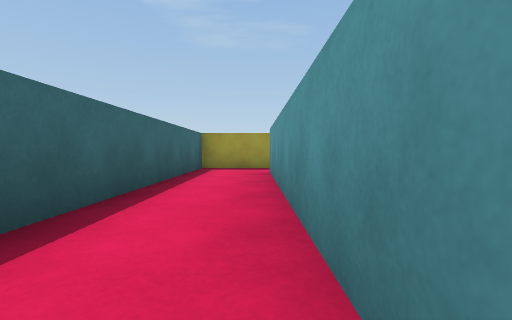
[1] (above)

16 first-person views from a walk through a 3-D level made in the Unity game engine. The camera is 0.51 m above the floor, tilts 2° down and sees 85° across. The floor is counted in squares, 1 m on a side. Each view is taken from the middle of a square. On the plan, view 1 faces up. The plan holds only what a view shows up to about 9 squares ahead; the rest is blank. The player character is not drawn.

[2]
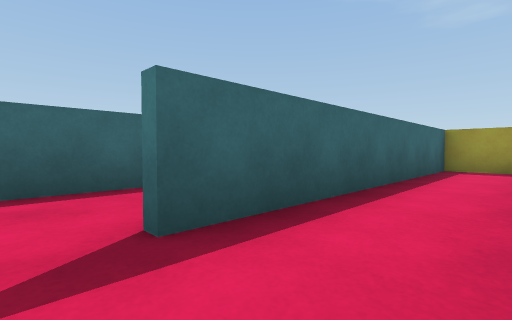

[3]
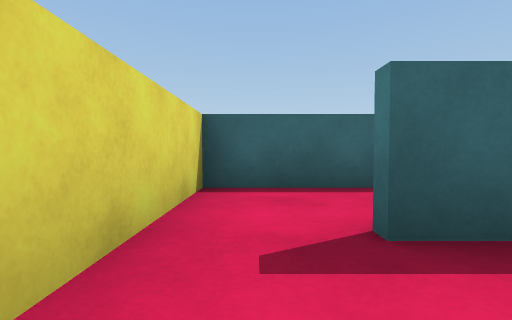

[4]
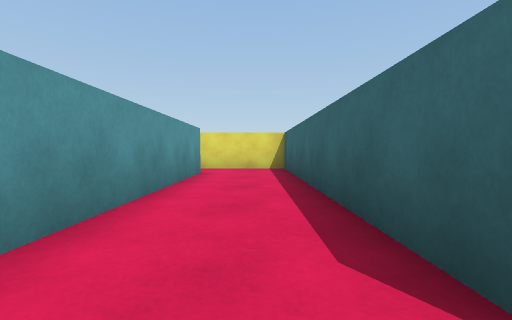

[5]
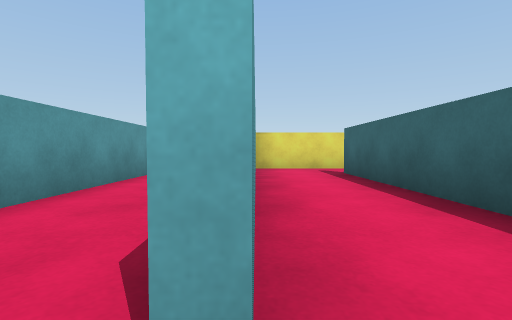

[6]
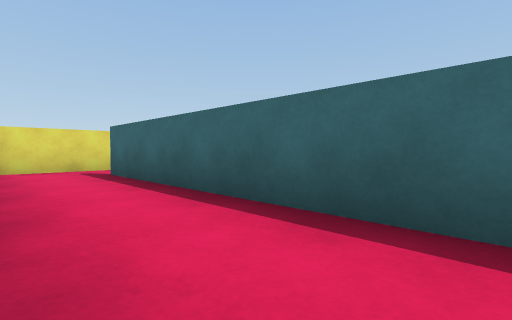

[7]
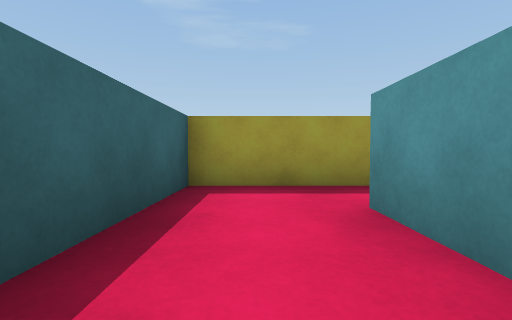

[8]
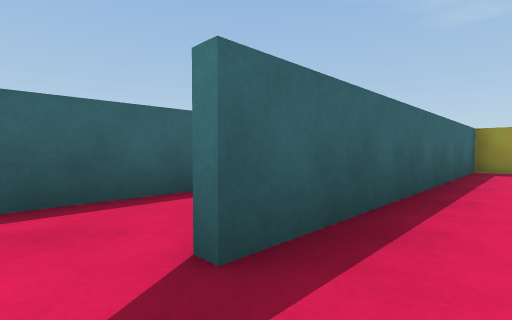

[9]
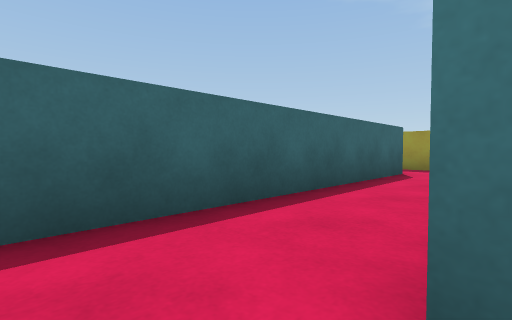

[10]
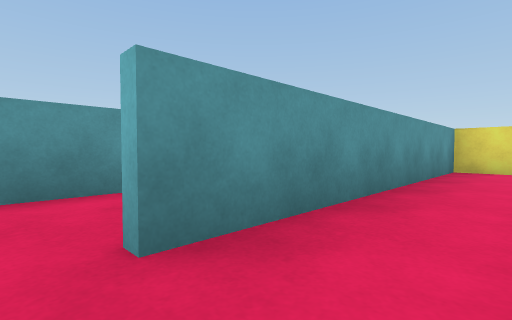

[11]
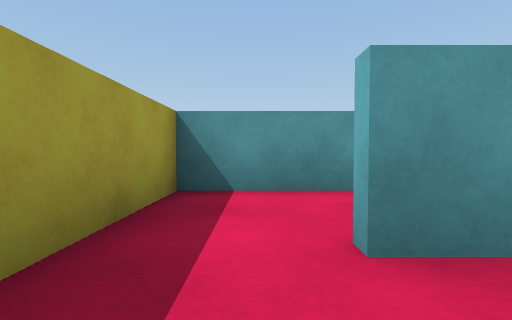

[12]
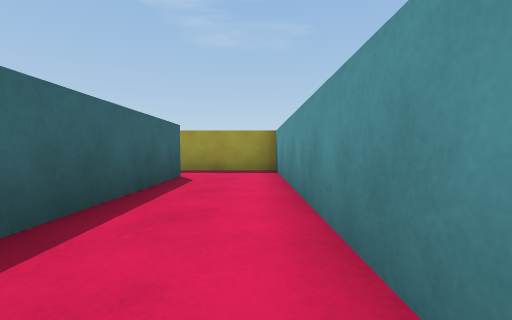

[13]
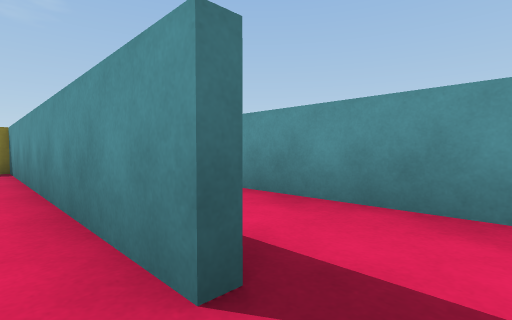

[14]
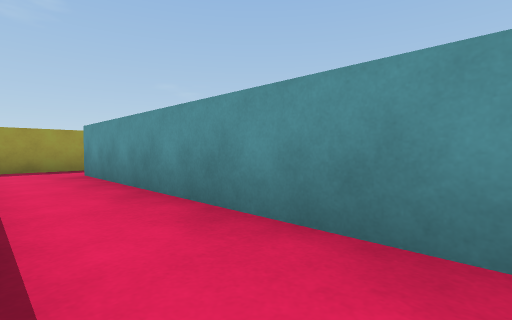

[15]
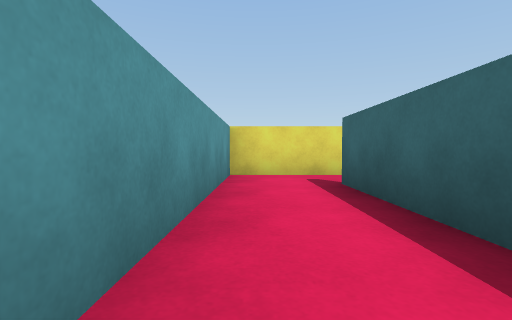

[16]
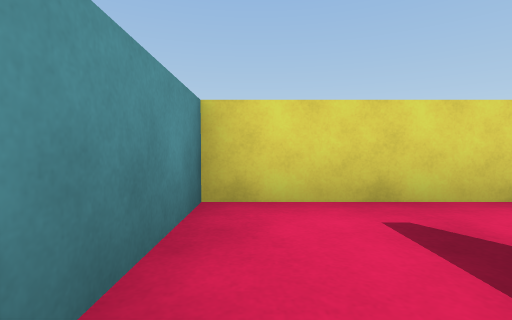

### Floor plan
Ten units are one square. View 1 is at (0, 0); x grows to the right and y downward. Boxes are objects, and circles mark ways between rooms. Rooms are numbered by the first view taken in them; rooms with no view inside come last. Other rooms are left out.
<svg viewBox="-90 -85 145 97">
<path fill="none" stroke="#000" d="M6 -80 -16 -80 -16 -6M-14 7 3 7 3 -65M-38 -62 -38 7 -14 7M-18 -6 -18 -58M-32 -80 -46 -80M-40 -42 -40 -65M-65 7 -40 7M-46 -80 -60 -80 -60 -6M5 -65 5 -25M25 -8 25 -80 6 -80M14 7 26 7M27 -36 27 -8M26 7 45 7 45 -65M50 -80 32 -80M-80 -65 -80 0M-78 -80 -85 -80"/>
<circle cx="-20" cy="0" r="3" fill="#2a7"/>
<circle cx="10" cy="-70" r="3" fill="#2a7"/>
<circle cx="-40" cy="-70" r="3" fill="#2a7"/>
<circle cx="-60" cy="0" r="3" fill="#2a7"/>
<circle cx="30" cy="0" r="3" fill="#2a7"/>
<text x="-10" y="-40">1</text>
<text x="-30" y="-40">2</text>
<text x="-50" y="-30">3</text>
<text x="20" y="-40">4</text>
<text x="40" y="-30">5</text>
<text x="-70" y="-40">6</text>
</svg>
Room 1 opens to room 2. Room 1 opens to room 4. Room 2 opens to room 3. Room 3 opens to room 6. Room 4 opens to room 5.

Where each view was taken, in squares from view 1:
view 1: 0 up, 0 right, facing up
view 2: 0 up, 0 right, facing up-left
view 3: 0 up, 0 right, facing left
view 4: 7 up, 3 left, facing down
view 5: 7 up, 4 left, facing down
view 6: 7 up, 4 left, facing down-left
view 7: 4 up, 5 left, facing up
view 8: 0 up, 5 left, facing up-left
view 9: 0 up, 6 left, facing up-left
view 10: 7 up, 1 left, facing down-right
view 11: 7 up, 1 left, facing right
view 12: 1 up, 2 right, facing up
view 13: 0 up, 2 right, facing up-right
view 14: 0 up, 3 right, facing up-right
view 15: 5 up, 4 right, facing down
view 16: 2 up, 4 right, facing down
